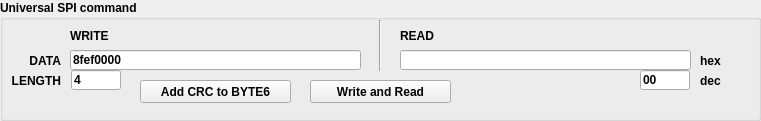
    <widget class="QGroupBox" name="groupBox_2">
     <property name="geometry">
      <rect>
       <x>10</x>
       <y>320</y>
       <width>761</width>
       <height>121</height>
      </rect>
     </property>
     <property name="font">
      <font>
       <weight>75</weight>
       <bold>true</bold>
      </font>
     </property>
     <property name="title">
      <string>Universal SPI command</string>
     </property>
     <widget class="QLineEdit" name="lineEditSPIWriteData">
      <property name="geometry">
       <rect>
        <x>70</x>
        <y>50</y>
        <width>291</width>
        <height>20</height>
       </rect>
      </property>
      <property name="minimumSize">
       <size>
        <width>150</width>
        <height>0</height>
       </size>
      </property>
      <property name="accessibleName">
       <string>WriteData</string>
      </property>
      <property name="inputMask">
       <string/>
      </property>
      <property name="text">
       <string>8fef0000</string>
      </property>
      <property name="maxLength">
       <number>32767</number>
      </property>
     </widget>
     <widget class="QLineEdit" name="lineEditSPIReadData">
      <property name="geometry">
       <rect>
        <x>400</x>
        <y>50</y>
        <width>291</width>
        <height>20</height>
       </rect>
      </property>
      <property name="minimumSize">
       <size>
        <width>150</width>
        <height>0</height>
       </size>
      </property>
      <property name="accessibleName">
       <string>ReadData</string>
      </property>
      <property name="inputMask">
       <string/>
      </property>
      <property name="text">
       <string/>
      </property>
      <property name="readOnly">
       <bool>true</bool>
      </property>
     </widget>
     <widget class="QLabel" name="label_11">
      <property name="geometry">
       <rect>
        <x>400</x>
        <y>20</y>
        <width>101</width>
        <height>31</height>
       </rect>
      </property>
      <property name="font">
       <font>
        <weight>75</weight>
        <bold>true</bold>
       </font>
      </property>
      <property name="text">
       <string>READ</string>
      </property>
      <property name="alignment">
       <set>Qt::AlignLeading|Qt::AlignLeft|Qt::AlignVCenter</set>
      </property>
     </widget>
     <widget class="CustomControls::PushButton" name="pushButtonSPIWriteRead">
      <property name="geometry">
       <rect>
        <x>310</x>
        <y>80</y>
        <width>141</width>
        <height>23</height>
       </rect>
      </property>
      <property name="font">
       <font>
        <weight>75</weight>
        <bold>true</bold>
       </font>
      </property>
      <property name="accessibleName">
       <string>SPIWriteRead()</string>
      </property>
      <property name="text">
       <string>Write and Read</string>
      </property>
     </widget>
     <widget class="QLabel" name="label_12">
      <property name="geometry">
       <rect>
        <x>70</x>
        <y>20</y>
        <width>131</width>
        <height>31</height>
       </rect>
      </property>
      <property name="font">
       <font>
        <weight>75</weight>
        <bold>true</bold>
       </font>
      </property>
      <property name="text">
       <string>WRITE</string>
      </property>
      <property name="alignment">
       <set>Qt::AlignLeading|Qt::AlignLeft|Qt::AlignVCenter</set>
      </property>
     </widget>
     <widget class="QLabel" name="label_13">
      <property name="geometry">
       <rect>
        <x>700</x>
        <y>50</y>
        <width>41</width>
        <height>21</height>
       </rect>
      </property>
      <property name="text">
       <string>hex</string>
      </property>
     </widget>
     <widget class="QLineEdit" name="lineEditSPIWriteDataCount">
      <property name="geometry">
       <rect>
        <x>71</x>
        <y>70</y>
        <width>50</width>
        <height>20</height>
       </rect>
      </property>
      <property name="minimumSize">
       <size>
        <width>50</width>
        <height>0</height>
       </size>
      </property>
      <property name="accessibleName">
       <string>WriteData</string>
      </property>
      <property name="inputMask">
       <string/>
      </property>
      <property name="text">
       <string>4</string>
      </property>
      <property name="readOnly">
       <bool>true</bool>
      </property>
     </widget>
     <widget class="QLabel" name="label_15">
      <property name="geometry">
       <rect>
        <x>10</x>
        <y>50</y>
        <width>51</width>
        <height>21</height>
       </rect>
      </property>
      <property name="text">
       <string>DATA</string>
      </property>
      <property name="alignment">
       <set>Qt::AlignRight|Qt::AlignTrailing|Qt::AlignVCenter</set>
      </property>
     </widget>
     <widget class="QLabel" name="label_16">
      <property name="geometry">
       <rect>
        <x>0</x>
        <y>70</y>
        <width>61</width>
        <height>21</height>
       </rect>
      </property>
      <property name="text">
       <string>LENGTH</string>
      </property>
      <property name="alignment">
       <set>Qt::AlignRight|Qt::AlignTrailing|Qt::AlignVCenter</set>
      </property>
     </widget>
     <widget class="QLineEdit" name="lineEditSPIReadDataCount">
      <property name="geometry">
       <rect>
        <x>640</x>
        <y>70</y>
        <width>50</width>
        <height>20</height>
       </rect>
      </property>
      <property name="minimumSize">
       <size>
        <width>50</width>
        <height>0</height>
       </size>
      </property>
      <property name="accessibleName">
       <string>WriteData</string>
      </property>
      <property name="inputMask">
       <string/>
      </property>
      <property name="text">
       <string>00</string>
      </property>
      <property name="readOnly">
       <bool>false</bool>
      </property>
     </widget>
     <widget class="QLabel" name="label_20">
      <property name="geometry">
       <rect>
        <x>700</x>
        <y>70</y>
        <width>41</width>
        <height>21</height>
       </rect>
      </property>
      <property name="text">
       <string>dec</string>
      </property>
     </widget>
     <widget class="CustomControls::PushButton" name="pushButtonSPICRC">
      <property name="geometry">
       <rect>
        <x>140</x>
        <y>80</y>
        <width>151</width>
        <height>23</height>
       </rect>
      </property>
      <property name="accessibleName">
       <string>SPICRC()</string>
      </property>
      <property name="text">
       <string>Add CRC to BYTE6</string>
      </property>
     </widget>
     <widget class="Line" name="line_2">
      <property name="geometry">
       <rect>
        <x>370</x>
        <y>20</y>
        <width>21</width>
        <height>51</height>
       </rect>
      </property>
      <property name="orientation">
       <enum>Qt::Vertical</enum>
      </property>
     </widget>
    </widget>
